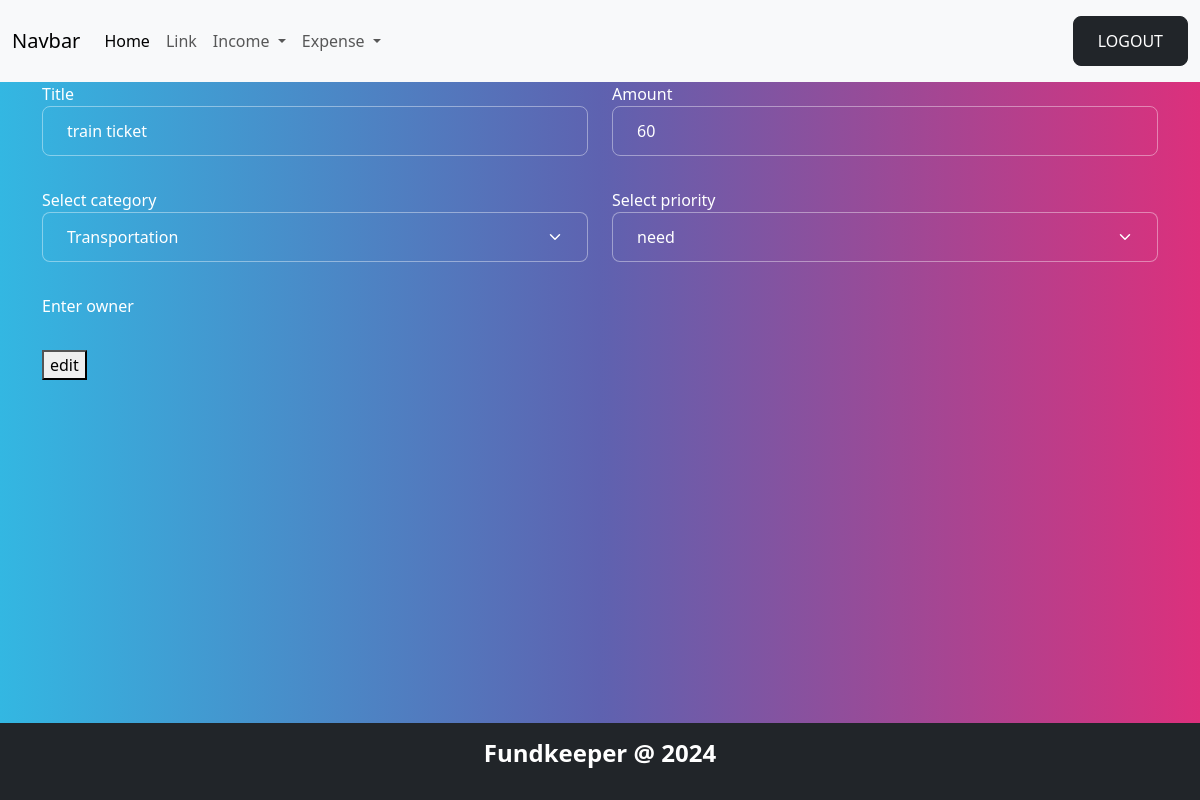
Page /expense/1/change/ (signed in) on the committed database.
### budget/models.py (models this page shows, shortened)
class Expense(models.Model):
    title=models.CharField(max_length=200)
    amount=models.PositiveIntegerField()
    expense_categories = (
        ("Housing", "Housing"),
        ("Transportation", "Transportation"),
        ("Food", "Food"),
        ("Health", "Health"),
        ("Entertainment", "Entertainment"),
        ("DebtPayments", "Debt Payments"),
        ("PersonalCare", "Personal Care"),
        ("Education", "Education"),
        ("Savings", "Savings"),
        ("Miscellaneous", "Miscellaneous")
    )
    category=models.CharField(max_length=200,choices=expense_categories,default="Miscellaneous")
    user_object=models.ForeignKey(User,on_delete=models.CASCADE)
    created_date=models.DateTimeField(auto_now_add=True)
    priority_options=(
        ("need","need"),
        ("want","want")
    )
    priority=models.CharField(max_length=200,choices=priority_options,default="need")

### budget/views.py (the view, shortened to what this page needs)
# urls.py: path('expense/<int:pk>/change/',views.ExpenseUpdateView.as_view(),name="expense-edit"),
@method_decorator(signin_required,name="dispatch")
class ExpenseUpdateView(View):
    def get(self,request,*args,**kwargs):
        id=kwargs.get("pk")
        expense_object=Expense.objects.get(id=id)
        form_instance=ExpenseForm(instance=expense_object)
        return render(request,"expense_edit.html",{"form":form_instance})

### budget/forms.py
class ExpenseForm(forms.ModelForm):
    class Meta:
        model=Expense
        exclude=("id","created_date","user_object")
        widgets={
            "title":forms.TextInput(attrs={"class":"form-control"}),
            "amount":forms.NumberInput(attrs={"class":"form-control"}),
            "category":forms.Select(attrs={"class":"form-control form-select"}),
            "priority":forms.Select(attrs={"class":"form-control form-select"}),
        }

### budget/templates/expense_edit.html (shortened to what this page needs)
{%extends 'base.html'%}
{%block main_block%}
<div class="container">
    <form action="" method="post">
        <div class="mb-3">
            <div class="row">
             <div class="col-6">
                 <label for="">Title</label>
                 {{form.title}}
             </div>
             <div class="col-6">
                 <label for="">Amount</label>
                 {{form.amount}}
             </div>
            </div>
         </div>
         <div class="mb-3">
            <div class="row">
             <div class="col-6">
                 <label for="">Select category</label>
                 {{form.category}}
             </div>
             <div class="col-6">
                 <label for="">Select priority</label>
                 {{form.priority}}
             </div>
            </div>
         </div>
         <div class="mb-3">
            <div class="row">
             <div class="col-12">
                 <label for="">Enter owner</label>
             </div>
            </div>
         </div>
        <button type="submit">edit</button>
    </form>
</div>
{%endblock%}

### budget/templates/base.html (shortened to what this page needs)
<!DOCTYPE html>
{%load static%}
<html lang="en">
<head>
    <link rel="stylesheet" href="{%static 'css/bootstrap.min.css'%}">
    <link rel="stylesheet" href="https://cdnjs.cloudflare.com/ajax/libs/font-awesome/6.5.2/css/all.min.css" />
    <link href="https://unpkg.com/aos@2.3.1/dist/aos.css" rel="stylesheet">
</head>
<body>
    <nav class="navbar navbar-expand-lg bg-body-tertiary">
        <div class="container-fluid">
          <a class="navbar-brand" href="#">Navbar</a>
          <div class="collapse navbar-collapse" id="navbarSupportedContent">
            <ul class="navbar-nav me-auto mb-2 mb-lg-0">
              <li class="nav-item">
                <a class="nav-link active" aria-current="page" href="{%url 'dashboard'%}">Home</a>
              </li>
              <li class="nav-item">
                <a class="nav-link" href="#">Link</a>
              </li>
              <li class="nav-item dropdown">
                <a class="nav-link dropdown-toggle" href="#" role="button" data-bs-toggle="dropdown" aria-expanded="false">
                  Income
                </a>
              </li>
              <li class="nav-item dropdown">
                <a class="nav-link dropdown-toggle" href="#" role="button" data-bs-toggle="dropdown" aria-expanded="false">
                  Expense
                </a>
              </li>
            </ul>
            <a href="{%url 'signout'%}" class="btn btn-dark">LOGOUT</a>
          </div>
        </div>
      </nav>
    {%block main_block%}
    {%endblock%}
    <nav class="navbar fixed-bottom bg-dark">
      <div class="container-fluid d-flex justify-content-center">
        <h4 class="text-center text-white">Fundkeeper @ 2024</h4>
      </div>
    </nav>
</body>
</html>

### rows in the picture
Expense: title "train ticket", amount "60", category "Transportation", priority "need"
